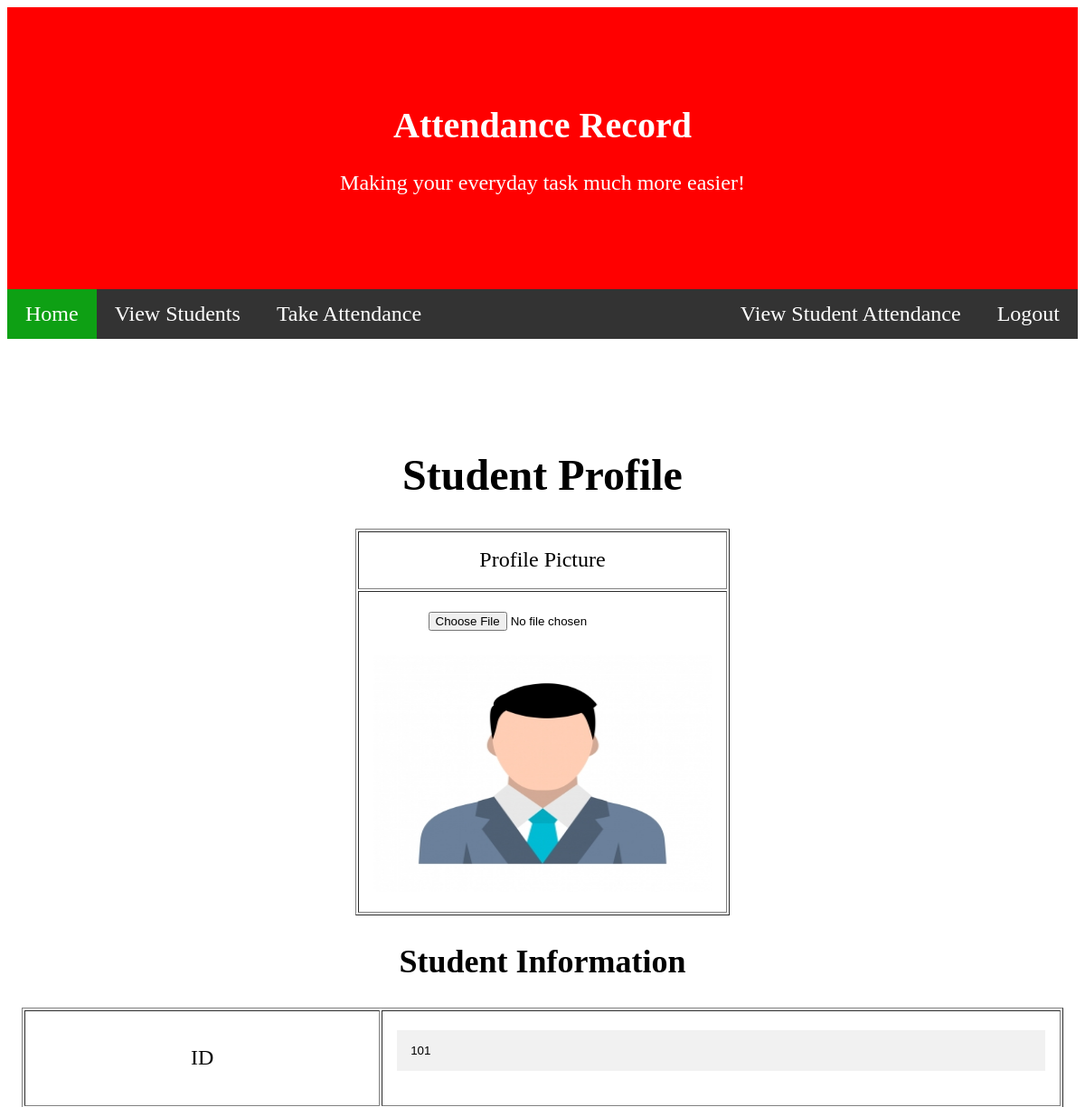
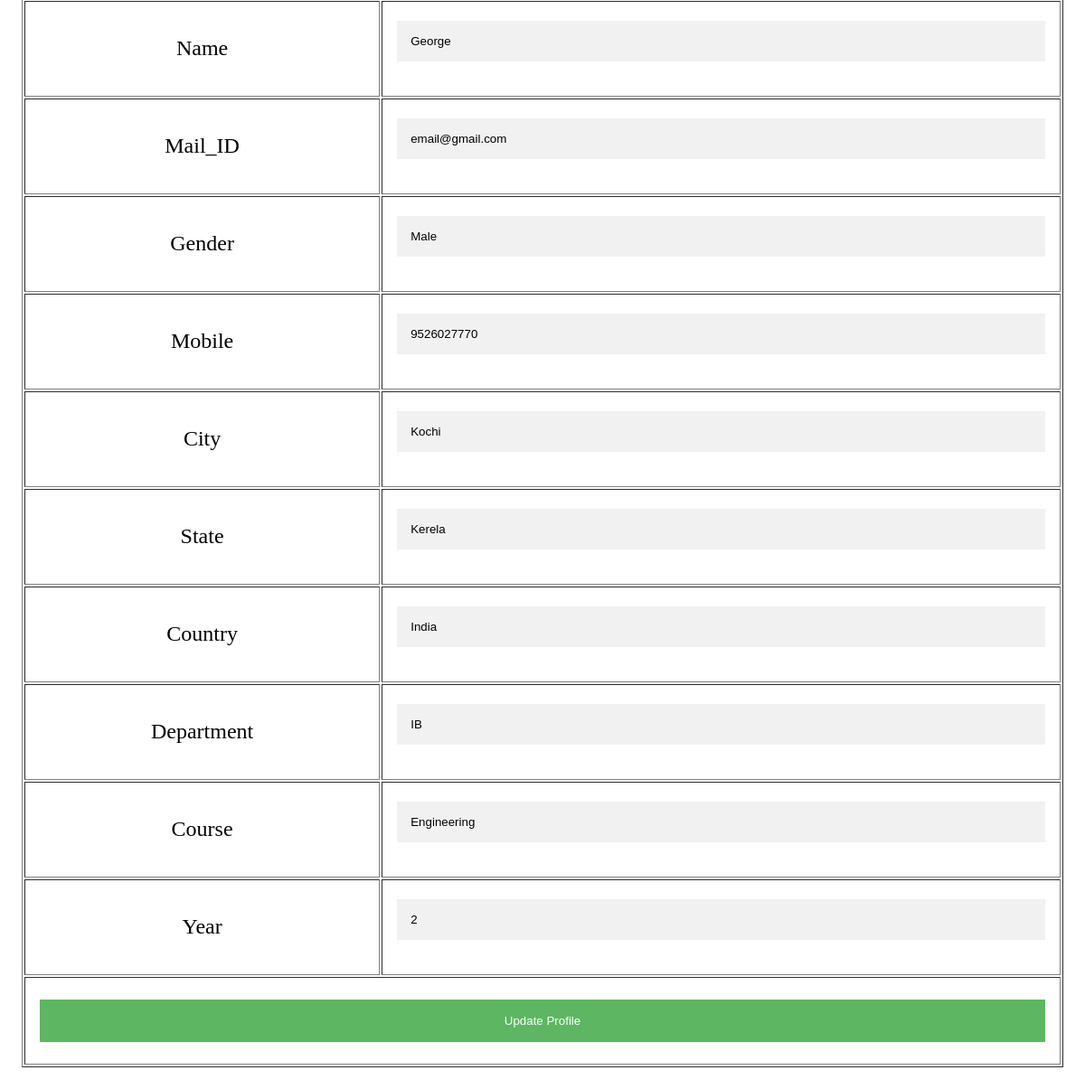
The page /CS_IA/View Full Profile.php?uid=101 on the database its author committed (2 pictures, top to bottom).
### tables this page shows
CREATE TABLE IF NOT EXISTS `tbl_registration` (
  `ID` int(11) NOT NULL,
  `Name` varchar(30) NOT NULL,
  `Mail_ID` text NOT NULL,
  `Gender` varchar(30) NOT NULL,
  `Mobile` bigint(10) NOT NULL,
  `City` varchar(50) NOT NULL,
  `State` varchar(50) NOT NULL,
  `Country` varchar(50) NOT NULL,
  `Department` varchar(30) NOT NULL,
  `Course` varchar(30) NOT NULL,
  `Year` int(1) NOT NULL,
  `Password` text NOT NULL,
  `img_location` text NOT NULL,
  PRIMARY KEY (`ID`)
);

### CS_IA/View Full Profile.php (the view, shortened to what this page needs)
<?php
include 'conn.php';
?>
<!DOCTYPE html>
<html>
<head>
</head>
<body>
	<?php
	$ret=mysqli_query($conn,"SELECT * FROM `tbl_registration` WHERE ID='".$_GET['uid']."'");
	  while($row=mysqli_fetch_array($ret))
	  {?>
	<div class="header">
  <h1>Attendance Record</h1>
  <p>Making your everyday task much more easier!</p>
    </div>
<div class="navbar">
 <a href="Staff Homepage.php" class="active">Home</a>
  <a href="View Students.php">View Students</a>
  <a href="Take Attendance.php">Take Attendance</a>
  <a href="Staff Login.php" class="right">Logout</a>
	<a href="View Student Attendance.php" class="right">View Student Attendance</a>
</div>
<p>&nbsp;</p>
<div class="container">
<div class="center wow fadeInDown">
                 <h1>Student Profile</h1>
            </div>
			<form action="" method="post" enctype="multipart/form-data" id="myForm" >
           <table width="375" height="277" border="1" align="center">
             <tbody>
               <tr>
                 <td height="64">Profile Picture</td>
               </tr>
               <tr>
                 <td>
				 <input type="file" name="userImage"><br><br>
				 <strong><img src="<?php echo $row['img_location']; ?>" width="374" height="262"></strong></td>
               </tr>
             </tbody>
           </table>
             <div class="table-responsive">
               <div class="col-md-8">
                 <h2>Student Information</h2>
               </div>
             </div>
           <table width="100%" border="1">
             <tbody>
               <tr>
                 <td width="276">ID</td>
                 <td width="527"><input value="<?php echo $row['ID'];?>" name="txtid" type="text"  ></td>
               </tr>
               <tr>
                 <td>Name</td>
                 <td><input value="<?php echo $row['Name'];?>" name="txtname" type="text"  ></td>
               </tr>
               <tr>
                 <td>Mail_ID</td>
                 <td><input value="<?php echo $row['Mail_ID'];?>" name="txtmailid" type="text"  ></td>
               </tr>
               <tr>
                 <td>Gender</td>
                 <td><input value="<?php echo $row['Gender'];?>" name="txtgender" type="text"  ></td>
               </tr>
               <tr>
                 <td>Mobile</td>
                 <td><input value="<?php echo $row['Mobile'];?>" name="txtmobile" type="text"  ></td>
               </tr>
               <tr>
                 <td>City</td>
                 <td><input value="<?php echo $row['City'];?>" name="txtcity" type="text"  ></td>
               </tr>
               <tr>
                 <td>State</td>
                 <td><input value="<?php echo $row['State'];?>" name="txtstate" type="text"  ></td>
               </tr>
               <tr>
                 <td>Country</td>
                 <td><input value="<?php echo $row['Country'];?>" name="txtcountry" type="text"  ></td>
               </tr>
               <tr>
                 <td>Department</td>
                 <td><input value="<?php echo $row['Department'];?>" name="txtdepartment" type="text"  ></td>
               </tr>
               <tr>
                 <td>Course</td>
               <td><input value="<?php echo $row['Course'];?>" name="txtcourse" type="text"  ></tr>
               <tr>
                 <td>Year</td>
                 <td><input value="<?php echo $row['Year'];?>" name="txtyear" type="text"  ></td>
               </tr>
               <tr>
                 <td colspan="2">
				 <button type="submit" class="registerbtn" name="update">Update Profile</button></td>
               </tr>
             </tbody>
           </table>
		   </form>
 <?php } ?>
</body>
</html>

### CS_IA/View Full Profile.php (style rules this page uses)
th, td { text-align: left; padding: 16px; }
body .header { padding: 80px; text-align: center; background: #FF0000; color: white; }
.header h1 { font-size: 40px; }
.navbar { overflow: hidden; background-color: #333; position: sticky; position: -webkit-sticky; top: 0; text-align: center; }
.navbar a { float: left; display: block; color: white; text-align: center; padding: 14px 20px; text-decoration: none; }
.navbar a.right { float: right; }
.navbar a.active { background-color: #0EA014 ; color: white; }
* { box-sizing: border-box; }
.container { padding: 16px; background-color: white; }
input[type=text], input[type=password], input[type=select] { width: 100%; padding: 15px; margin: 5px 0 22px 0; display: inline-block; border: none; background: #f1f1f1; }
.registerbtn { background-color: #4CAF50; color: white; padding: 16px 20px; margin: 8px 0; border: none; cursor: pointer; width: 100%; opacity: 0.9; }
a { color: dodgerblue; }
body,td,th { font-size: 24px; text-align: center; }

### rows shown on the page
tbl_registration: img_location (picture), txtid "101", txtname "George", txtmailid "email@gmail.com", txtgender "Male", txtmobile "9526027770", txtcity "Kochi", txtstate "Kerela", txtcountry "India", txtdepartment "IB", txtcourse "Engineering", txtyear "2"
